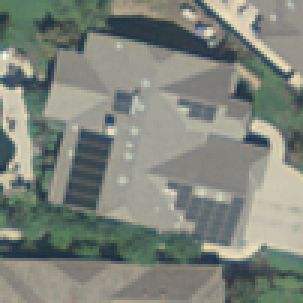
#> input picture testing/1502.tif, 101 x 101 px (shown 3 times larger)
$ python -i solar_classification_knn.py   (imports and definitions only)
#> lines starting #> are read from the running program, lines starting #| are printed output that depends on the picture
# -*- coding: utf-8 -*-
'''Sample script for solar array image classification

Author:       Kyle Bradbury
Date:         January 30, 2018
Organization: Duke University Energy Initiative
'''

'''
Import the packages needed for classification
'''
import numpy as np
import matplotlib.pyplot as plt
import matplotlib as mpl
import pandas as pd
from sklearn.model_selection import StratifiedKFold
from sklearn.neighbors import KNeighborsClassifier
import sklearn.metrics as metrics
from skimage.feature import hog
import cv2
from sklearn.svm import SVC
# [1 line not run here, left out]

'''
Set directory parameters
'''
# Set the directories for the data and the CSV files that contain ids/labels
dir_train_images  = './data/training/'
dir_test_images   = './data/testing/'
dir_train_labels  = './data/labels_training.csv'
dir_test_ids      = './data/sample_submission.csv'

'''
Include the functions used for loading, preprocessing, features extraction,
classification, and performance evaluation
'''

def load_data(dir_data, dir_labels, training=True):
    ''' Load each of the image files into memory

    While this is feasible with a smaller dataset, for larger datasets,
    not all the images would be able to be loaded into memory

    When training=True, the labels are also loaded
    '''
    labels_pd = pd.read_csv(dir_labels)
    ids       = labels_pd.id.values
    data      = []
    for identifier in ids:
        fname     = dir_data + identifier.astype(str) + '.tif'
        image     = mpl.image.imread(fname)
        data.append(image)
    data = np.array(data) # Convert to Numpy array

    if training:
        labels = labels_pd.label.values
        return data, labels
    else:
        return data, ids

def preprocess_and_extract_features(data):
    '''Preprocess data and extract features

    Preprocess: normalize, scale, repair
    Extract features: transformations and dimensionality reduction
    '''
    # Here, we do something trivially simple: we take the average of the RGB
    # values to produce a grey image, transform that into a vector, then
    # extract the mean and standard deviation as features.

    threshed = []
    corn = []

    for i in data:
        grayimg = cv2.cvtColor(i, cv2.COLOR_BGR2GRAY)
        edges = cv2.Canny(grayimg,125,200)
        ret,thresh = cv2.threshold(edges,127,255,cv2.THRESH_BINARY_INV)

        corners = cv2.goodFeaturesToTrack(grayimg,25,0.01,10)
        corners = np.int0(corners)
        corn.append(corners)

#         adaptive_thresh = cv2.adaptiveThreshold(edges,255,cv2.ADAPTIVE_THRESH_GAUSSIAN_C,cv2.THRESH_BINARY_INV,5,2)

        threshed.append(thresh)

    data = np.asarray(threshed)

#     plt.imshow(threshed[0],'gray')
#     plt.imshow(threshed[1],'gray')
#     plt.show()

    # Vectorize the grayscale matrices
    vectorized_data = data.reshape(data.shape[0],-1)

    # extract the mean and standard deviation of each sample as features
    feature_mean = np.mean(vectorized_data,axis=1)
    feature_std  = np.std(vectorized_data,axis=1)
    vec = vectorized_data.copy()
    feature_min  = np.min(vec,axis=1)
    feature_max  = np.max(vec,axis=1)

    feature_q1 = np.quantile(vec,0.03,axis=1)
    feature_q2 = np.quantile(vec,0.04,axis=1)

    # Combine the extracted features into a single feature vector
    features = np.stack((feature_mean, feature_std, feature_min, feature_max),axis=-1)#

    return features

def set_classifier():
    '''Shared function to select the classifier for both performance evaluation
    and testing
    '''
    return KNeighborsClassifier(n_neighbors=32)

# [46 lines left out: functions cv_performance_assessment, plot_roc, not called in this run]


'''
Sample script for cross validated performance
'''
# Set parameters for the analysis
num_training_folds = 20

# Load the data
# [1 line that did not run here, left out]

# Choose which classifier to use
clf = set_classifier()

# Perform cross validated performance assessment
# [1 line that did not run here, left out]

# Compute and plot the ROC curves
# [1 line not run here, left out]


'''
Sample script for producing a Kaggle submission
'''

produce_submission = False # Switch this to True when you're ready to create a submission for Kaggle

# [18 lines not run here, left out]

>>> import cv2
>>> picture = cv2.imread('testing/1502.tif', cv2.IMREAD_GRAYSCALE)
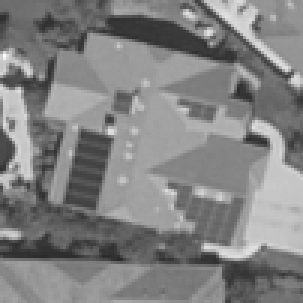
#> picture: shape (101, 101) (shown 3 times larger); min 42, max 254, mean 129.6
#> the loop in preprocess_and_extract_features, `for i in data:` made 1 pass
#> after the loop in preprocess_and_extract_features, `for i in data:`: corn = []
#> (the run stopped early here; a loop or call above may not have finished)

$ run again, on testing/1511.tif
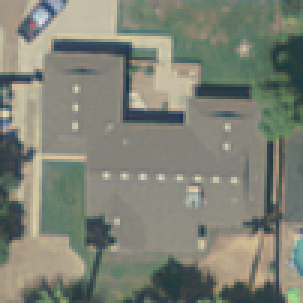
#> input picture testing/1511.tif, 101 x 101 px (shown 3 times larger)
#> `picture = cv2.imread('testing/1502.tif', cv2.IMREAD_GRAYSCALE)`:
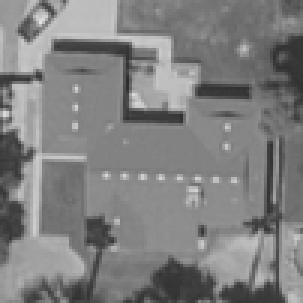
#> picture: shape (101, 101) (shown 3 times larger); min 47, max 226, mean 127.6
#> the loop in preprocess_and_extract_features, `for i in data:` made 1 pass
#> after the loop in preprocess_and_extract_features, `for i in data:`: corn = []

$ run again, on testing/1514.tif
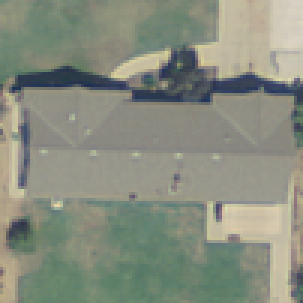
#> input picture testing/1514.tif, 101 x 101 px (shown 3 times larger)
#> `picture = cv2.imread('testing/1502.tif', cv2.IMREAD_GRAYSCALE)`:
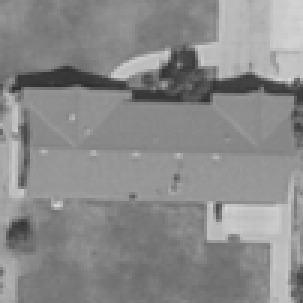
#> picture: shape (101, 101) (shown 3 times larger); min 46, max 213, mean 138.1
#> the loop in preprocess_and_extract_features, `for i in data:` made 1 pass
#> after the loop in preprocess_and_extract_features, `for i in data:`: corn = []

$ run again, on testing/1519.tif
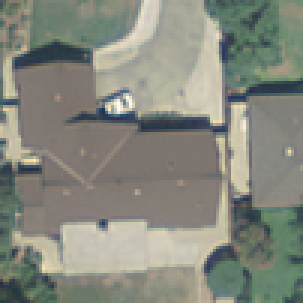
#> input picture testing/1519.tif, 101 x 101 px (shown 3 times larger)
#> `picture = cv2.imread('testing/1502.tif', cv2.IMREAD_GRAYSCALE)`:
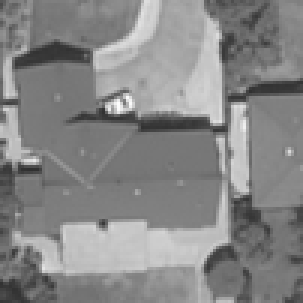
#> picture: shape (101, 101) (shown 3 times larger); min 48, max 253, mean 134.6
#> the loop in preprocess_and_extract_features, `for i in data:` made 1 pass
#> after the loop in preprocess_and_extract_features, `for i in data:`: corn = []
